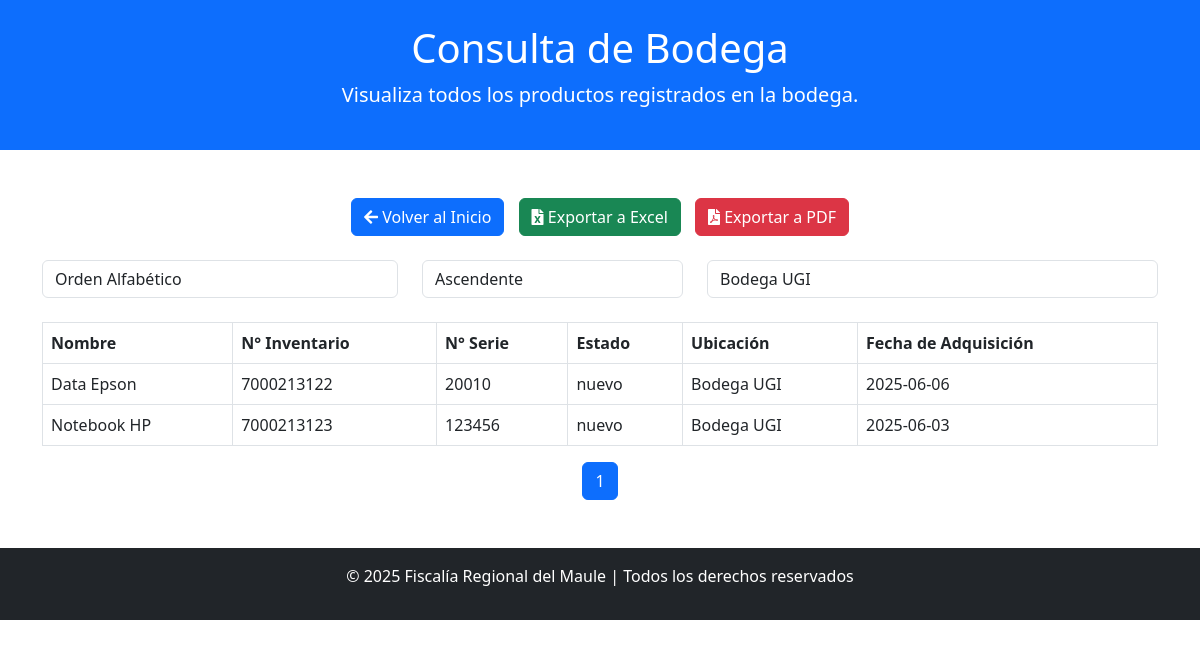
The app's page /consultaBodega.php?bodega=Bodega UGI with its own data.
### tables this page shows
CREATE TABLE `productos` (
  `id` int(11) NOT NULL,
  `nombre` varchar(255) NOT NULL,
  `numero_inventario` varchar(50) NOT NULL,
  `numero_serie` varchar(50) NOT NULL,
  `estado` enum('nuevo','bueno','con observaciones','dañado','en reparación') DEFAULT 'nuevo',
  `fecha_adquisicion` date DEFAULT NULL,
  `ubicacion_actual` varchar(255) DEFAULT NULL
);

### php/productoController.php (called while the page is built, shortened)
<?php
class ProductoController {
    public function obtenerProductos($orderBy = 'nombre', $orderDirection = 'ASC', $bodegaFilter = '', $limit = 10, $offset = 0) {
        $database = new Database();
        $pdo = $database->getConnection();
        $columnasPermitidas = ['nombre', 'numero_inventario', 'numero_serie', 'estado', 'ubicacion_actual', 'fecha_adquisicion'];
        $direccionesPermitidas = ['ASC', 'DESC'];
        $query = "SELECT * FROM productos WHERE 1";
        if (!empty($bodegaFilter)) {
            $query .= " AND ubicacion_actual LIKE :bodegaFilter";
        }
        $query .= " ORDER BY $orderBy $orderDirection LIMIT :limit OFFSET :offset";
        $stmt = $pdo->prepare($query);
        if (!empty($bodegaFilter)) {
            $stmt->bindValue(':bodegaFilter', "%$bodegaFilter%");
        }
        $stmt->bindValue(':limit', (int)$limit, PDO::PARAM_INT);
        $stmt->bindValue(':offset', (int)$offset, PDO::PARAM_INT);
        $stmt->execute();
        return $stmt->fetchAll(PDO::FETCH_ASSOC);
    }
    public function obtenerBodegas() {
        $database = new Database();
        $pdo = $database->getConnection();
        $query = "SELECT DISTINCT ubicacion_actual AS nombre FROM productos";
        $stmt = $pdo->prepare($query);
        $stmt->execute();
        return $stmt->fetchAll(PDO::FETCH_ASSOC);
    }
}
?>

### consultaBodega.php (the view, shortened to what this page needs)
<?php
include('php/productoController.php');
$productoController = new ProductoController();
$orderBy = isset($_GET['orderBy']) ? $_GET['orderBy'] : 'nombre';
$orderDirection = isset($_GET['orderDirection']) ? $_GET['orderDirection'] : 'ASC';
$bodegaFilter = isset($_GET['bodega']) ? $_GET['bodega'] : '';
$pagina = isset($_GET['pagina']) ? (int)$_GET['pagina'] : 1;
$limite = 10;
$offset = ($pagina - 1) * $limite;
$bodegas = $productoController->obtenerBodegas();
$totalProductos = count($productoController->obtenerProductos($orderBy, $orderDirection, $bodegaFilter, 10000, 0));
$totalPaginas = ceil($totalProductos / $limite);
$productos = $productoController->obtenerProductos($orderBy, $orderDirection, $bodegaFilter, $limite, $offset);
?>
<!DOCTYPE html>
<html lang="es">
<head>
    <link href="css/bootstrap.min.css" rel="stylesheet">
    <link href="https://cdnjs.cloudflare.com/ajax/libs/font-awesome/5.15.3/css/all.min.css" rel="stylesheet">
</head>
<body>
<header class="bg-primary text-white text-center py-4">
    <h1>Consulta de Bodega</h1>
    <p class="lead">Visualiza todos los productos registrados en la bodega.</p>
</header>
<div class="container my-5">
    <?php if (!empty($productos)): ?>
    <div class="row mb-4 text-center">
        <div class="col-md-12">
            <form method="POST" action="index.php" style="display:inline-block;">
                <button class="btn btn-primary" type="submit">
                    <i class="fas fa-arrow-left"></i> Volver al Inicio
                </button>
            </form>
            <form method="GET" action="exportarExcel.php" style="display:inline-block; margin-left: 10px;">
                <button type="submit" class="btn btn-success">
                    <i class="fas fa-file-excel"></i> Exportar a Excel
                </button>
            </form>
            <form method="GET" action="exportarPDF.php" style="display:inline-block; margin-left: 10px;">
                <button type="submit" class="btn btn-danger">
                    <i class="fas fa-file-pdf"></i> Exportar a PDF
                </button>
            </form>
        </div>
    </div>
    <form method="GET" action="consultaBodega.php" class="row mb-4">
        <div class="col-md-4">
            <select name="orderBy" class="form-control" onchange="this.form.submit()">
                <option value="nombre" <?= $orderBy == 'nombre' ? 'selected' : '' ?>>Orden Alfabético</option>
            </select>
        </div>
        <div class="col-md-3">
            <select name="orderDirection" class="form-control" onchange="this.form.submit()">
                <option value="ASC" <?= $orderDirection == 'ASC' ? 'selected' : '' ?>>Ascendente</option>
            </select>
        </div>
        <div class="col-md-5">
            <select name="bodega" class="form-control" onchange="this.form.submit()">
                <?php foreach ($bodegas as $bodega): ?>
                    <option value="<?= $bodega['nombre'] ?>" <?= $bodegaFilter == $bodega['nombre'] ? 'selected' : '' ?>>
                        <?= $bodega['nombre'] ?>
                    </option>
                <?php endforeach; ?>
            </select>
        </div>
    </form>
    <table class="table table-bordered">
        <thead class="thead-light">
            <tr>
                <th>Nombre</th>
                <th>N° Inventario</th>
                <th>N° Serie</th>
                <th>Estado</th>
                <th>Ubicación</th>
                <th>Fecha de Adquisición</th>
            </tr>
        </thead>
        <tbody>
            <?php foreach ($productos as $producto): ?>
            <tr>
                <td><?= $producto['nombre'] ?></td>
                <td><?= $producto['numero_inventario'] ?></td>
                <td><?= $producto['numero_serie'] ?></td>
                <td><?= $producto['estado'] ?></td>
                <td><?= $producto['ubicacion_actual'] ?></td>
                <td><?= $producto['fecha_adquisicion'] ?></td>
            </tr>
            <?php endforeach; ?>
        </tbody>
    </table>
    <nav>
        <ul class="pagination justify-content-center">
            <?php for ($i = 1; $i <= $totalPaginas; $i++): ?>
                <li class="page-item <?= ($i == $pagina) ? 'active' : '' ?>">
                    <a class="page-link" href="?pagina=<?= $i ?>&orderBy=<?= $orderBy ?>&orderDirection=<?= $orderDirection ?>&bodega=<?= $bodegaFilter ?>">
                        <?= $i ?>
                    </a>
                </li>
            <?php endfor; ?>
        </ul>
    </nav>
    <?php else: ?>
    <div class="alert alert-warning">
        No hay productos registrados en la bodega.
    </div>
    <?php endif; ?>
</div>
<footer class="bg-dark text-white text-center py-3">
    <p>&copy; 2025 Fiscalía Regional del Maule | Todos los derechos reservados</p>
</footer>
</body>
</html>

### records on screen
productos: nombre "Data Epson", numero_inventario "7000213122", numero_serie "20010", estado "nuevo", ubicacion_actual "Bodega UGI", fecha_adquisicion "2025-06-06"
productos: nombre "Notebook HP", numero_inventario "7000213123", numero_serie "123456", estado "nuevo", ubicacion_actual "Bodega UGI", fecha_adquisicion "2025-06-03"

### other values on screen
form field bodega "Bodega UGI"
